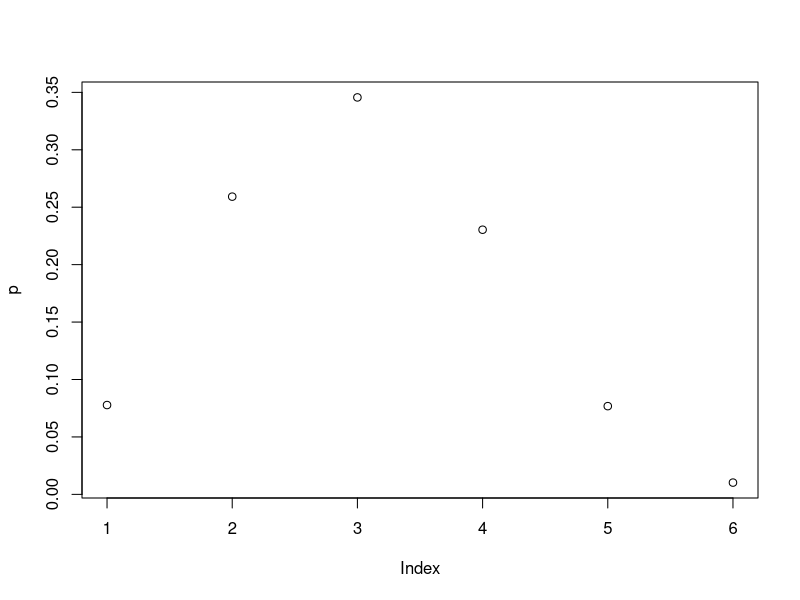
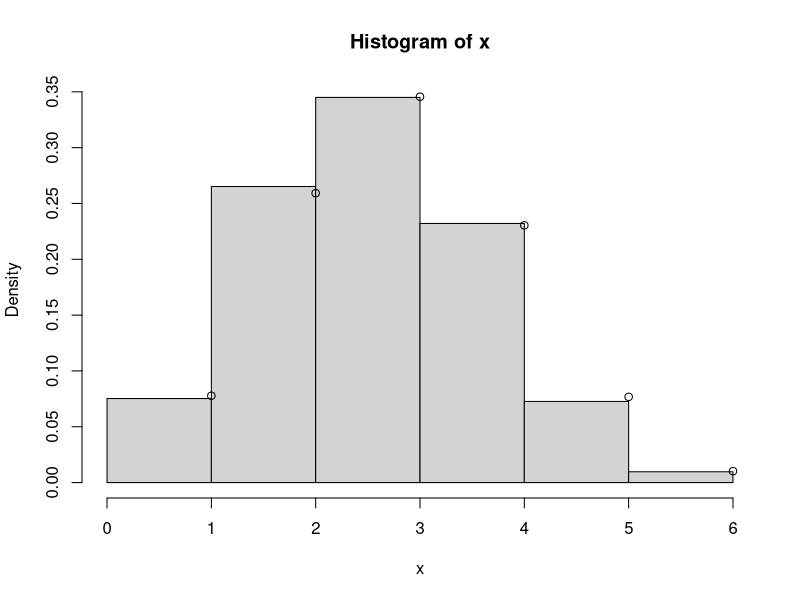

Write R code to recreate these figures, in order.
library(matrixStats)
p1 = 0.4
n = 5
nsim =10^4
p = rep(0,n+1)
q=matrix(rep(0,(n+1)*(n)), nrow = n, ncol = n+1)
for (i in 0:n){
  p[i+1] = p1^i*(1-p1)^(n-i)*choose(n,i)
}
plot(p)
for (i in 1:(n)){
  j = min(p[p!=0])
  j = which(p==j)
  q[i,j] = (n)*p[j]
  k = which.max(p)
  q[i,k]=1-q[i,j]
  p = p - q[i,]/(n)
}
u=ceiling((n)*runif(nsim))
up=runif(nsim)
x=rowSums(rowCumsums(q[u,])<up)+1
hist(x,breaks = 0:(n+1),freq = FALSE)
for (i in 0:n){
  p[i+1] = p1^i*(1-p1)^(n-i)*choose(n,i)
}
points(p)
